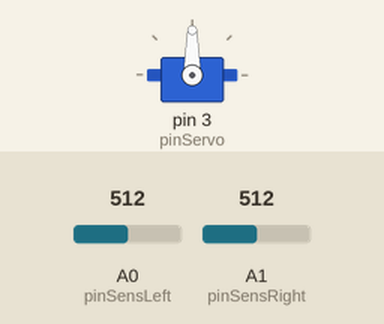
Simulated run of this sketch. Board: Arduino Uno, built with avr-gcc and run on an emulated ATmega328P. Parts: servo. The inputs (shaded band) are chosen by the test bench; at power-on: A0 (pinSensLeft) = 512, A1 (pinSensRight) = 512. What the sketch prints to the serial monitor is not drawn.

Above: at 1.2 s.
1.3 s: A0 (pinSensLeft) set to 716
At 2.8 s:
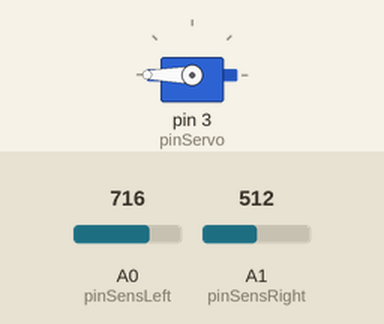
3.2 s: A1 (pinSensRight) set to 706
4.7 s: A1 (pinSensRight) set to 725
At 6.7 s:
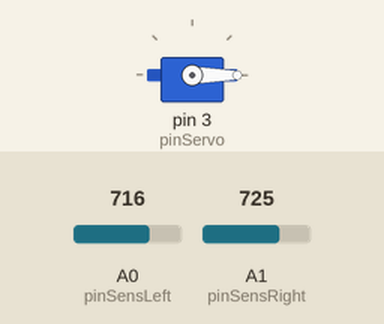
7.0 s: A0 (pinSensLeft) set to 739
At 7.45 s:
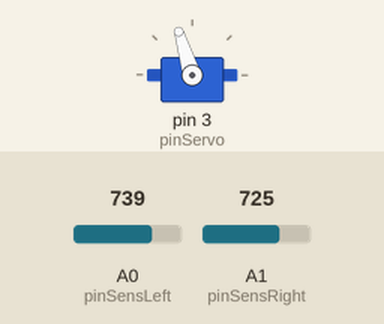
9.1 s: A0 (pinSensLeft) set to 511
At 9.25 s:
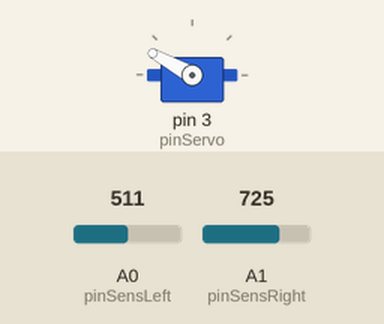
11.4 s: A0 (pinSensLeft) set to 900
At 11.55 s:
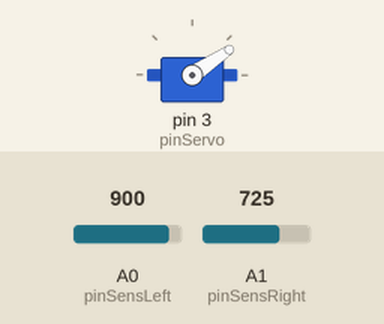
Timing chart, 0 to 14.4 s (numbered marks = the images above; inputs shaded):
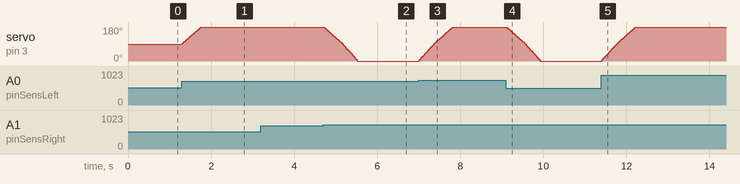

The sketch:

lightTracker.ino
```cpp
#include <Servo.h>

#define pinSensLeft  A0
#define pinSensRight A1
#define pinServo      3

int valueSensLeft,
    valueSensRight,
    pos = 90;

Servo servo;

void setup() {
  pinMode(pinSensLeft,  INPUT);
  pinMode(pinSensRight, INPUT);

  servo.attach(pinServo);
  servo.write(pos);

  Serial.begin(9600);
}

void loop() {
  valueSensLeft  = analogRead(pinSensLeft);
  valueSensRight = analogRead(pinSensRight);

  if (valueSensLeft < valueSensRight) {
    pos--;
  } else if (valueSensLeft > valueSensRight) {
    pos++;
  } else {
    // resta fermo
  }

  if (pos < 0) {
    pos = 0;

  }
  if (pos > 180) {
    pos = 180;
  }

  servo.write(pos);

  Serial.println(servo.read());
}
```

Measured:
- the behaviour switches between 716 and 717 on A1 (pinSensRight) (found by bisection; images 1 and 2)
- the behaviour switches between 725 and 726 on A0 (pinSensLeft) (found by bisection; images 2 and 3)
- after the input at 1.3 s, servo on pin 3 (pinServo): moves from 90° to 180° over 0.45 s, starting at once
- after the input at 4.7 s, servo on pin 3 (pinServo): moves from 180° to 0° over 0.82 s, starting at once
- after the input at 7.0 s, servo on pin 3 (pinServo): moves from 0° to 180° over 0.82 s, starting at once
- after the input at 9.1 s, servo on pin 3 (pinServo): moves from 180° to 0° over 0.82 s, starting at once
- after the input at 11.4 s, servo on pin 3 (pinServo): moves from 0° to 180° over 0.82 s, starting at once
